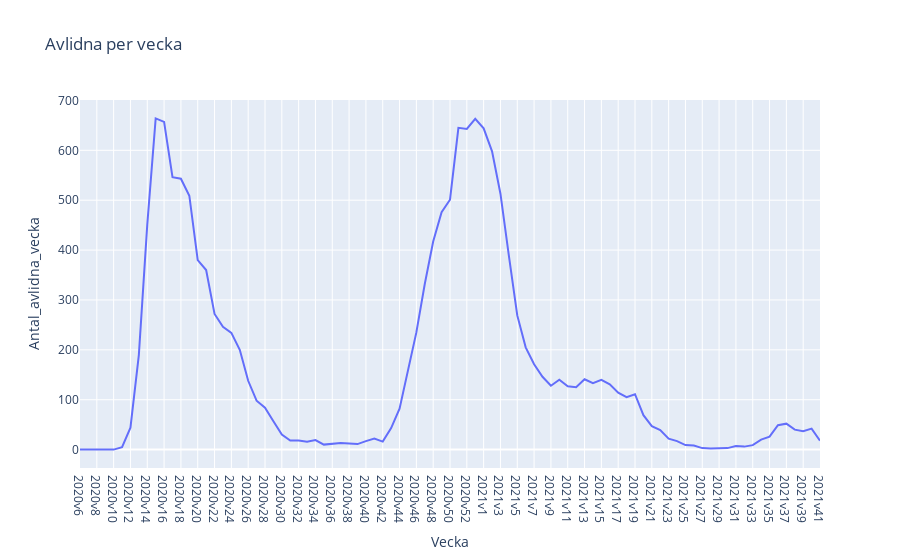

Notebook source saved alongside this figure:
### Code cell
import plotly_express as px
fig = px.line(covid_veckodata_riket, x="Vecka", y="Antal_avlidna_vecka", title="Avlidna per vecka")
fig.show()

### Figure 1 — Plotly figure (JSON) as saved in the notebook; plotly's stock layout.template omitted (floating-point values rounded to 4 significant figures)
{"data": [{"hovertemplate": "Vecka=%{x}<br>Antal_avlidna_vecka=%{y}<extra></extra>", "legendgroup": "", "line": {"color": "#636efa", "dash": "solid"}, "marker": {"symbol": "circle"}, "mode": "lines", "name": "", "orientation": "v", "showlegend": false, "type": "scatter", "x": ["2020v6", "2020v7", "2020v8", "2020v9", "2020v10", "2020v11", "2020v12", "2020v13", "2020v14", "2020v15", "2020v16", "2020v17", "2020v18", "2020v19", "2020v20", "2020v21", "2020v22", "2020v23", "2020v24", "2020v25", "2020v26", "2020v27", "2020v28", "2020v29", "2020v30", "2020v31", "2020v32", "2020v33", "2020v34", "2020v35", "2020v36", "2020v37", "2020v38", "2020v39", "2020v40", "2020v41", "2020v42", "2020v43", "2020v44", "2020v45", "2020v46", "2020v47", "2020v48", "2020v49", "2020v50", "2020v51", "2020v52", "2020v53", "2021v1", "2021v2", "2021v3", "2021v4", "2021v5", "2021v6", "2021v7", "2021v8", "2021v9", "2021v10", "2021v11", "2021v12", "2021v13", "2021v14", "2021v15", "2021v16", "2021v17", "2021v18", "2021v19", "2021v20", "2021v21", "2021v22", "2021v23", "2021v24", "2021v25", "2021v26", "2021v27", "2021v28", "2021v29", "2021v30", "2021v31", "2021v32", "2021v33", "2021v34", "2021v35", "2021v36", "2021v37", "2021v38", "2021v39", "2021v40", "2021v41"], "xaxis": "x", "y": [0, 0, 0, 0, 0, 5, 44, 190, 451, 664, 657, 546, 543, 509, 380, 360, 272, 246, 234, 200, 138, 98, 84, 57, 30, 18, 18, 16, 19, 10, 12, 13, 12, 11, 17, 22, 16, 43, 82, 157, 235, 332, 417, 476, 501, 645, 643, 663, 644, 598, 513, 389, 269, 205, 171, 146, 128, 140, 127, 125, 141, 133, 140, 131, 114, 105, 111, 69, 47, 39, 22, 17, 9, 8, 3, 2, 3, 3, 7, 6, 9, 20, 26, 49, 52, 40, 37, 42, 18], "yaxis": "y"}], "layout": {"legend": {"tracegroupgap": 0}, "title": {"text": "Avlidna per vecka"}, "xaxis": {"anchor": "y", "domain": [0, 1], "title": {"text": "Vecka"}}, "yaxis": {"anchor": "x", "domain": [0, 1], "title": {"text": "Antal_avlidna_vecka"}}}}
